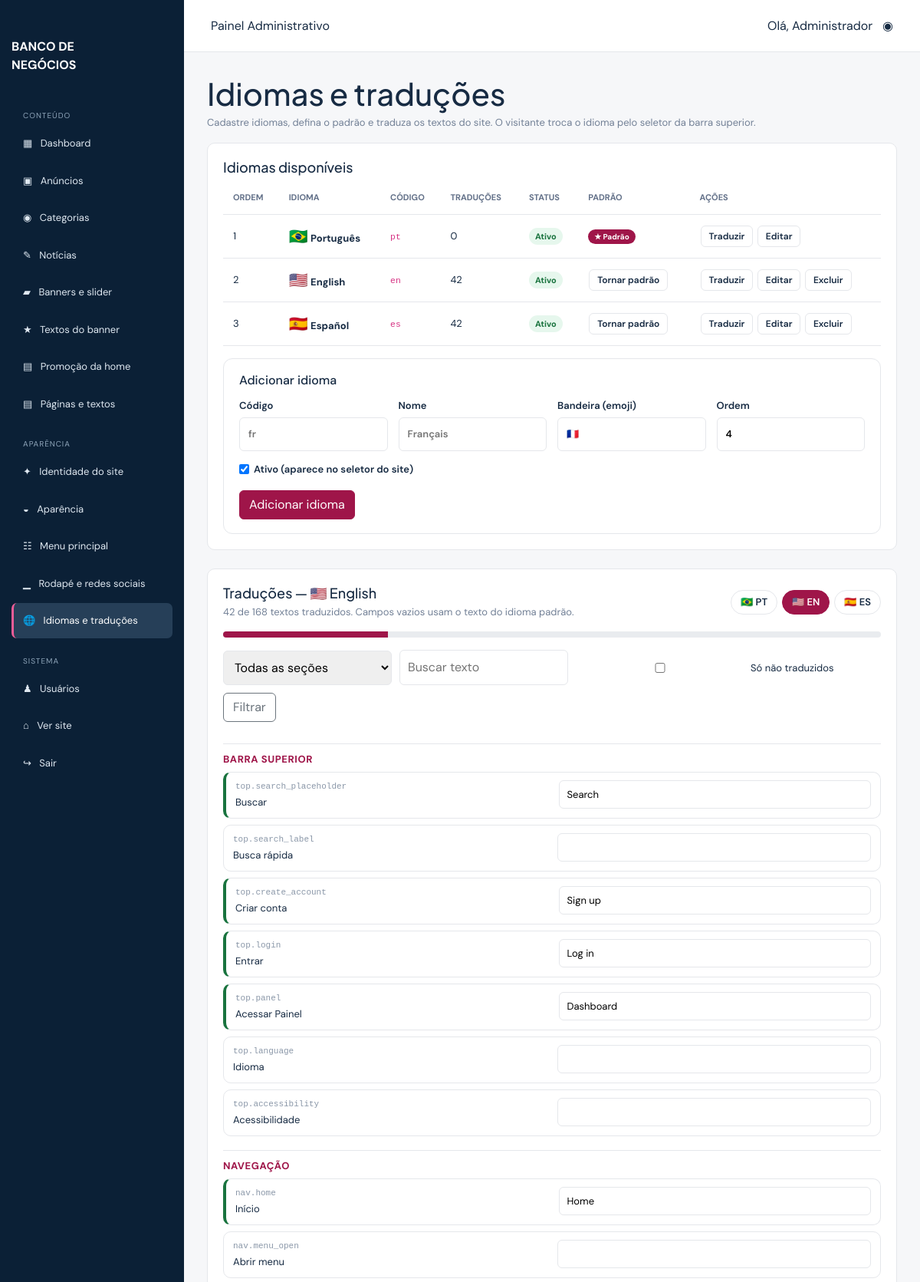
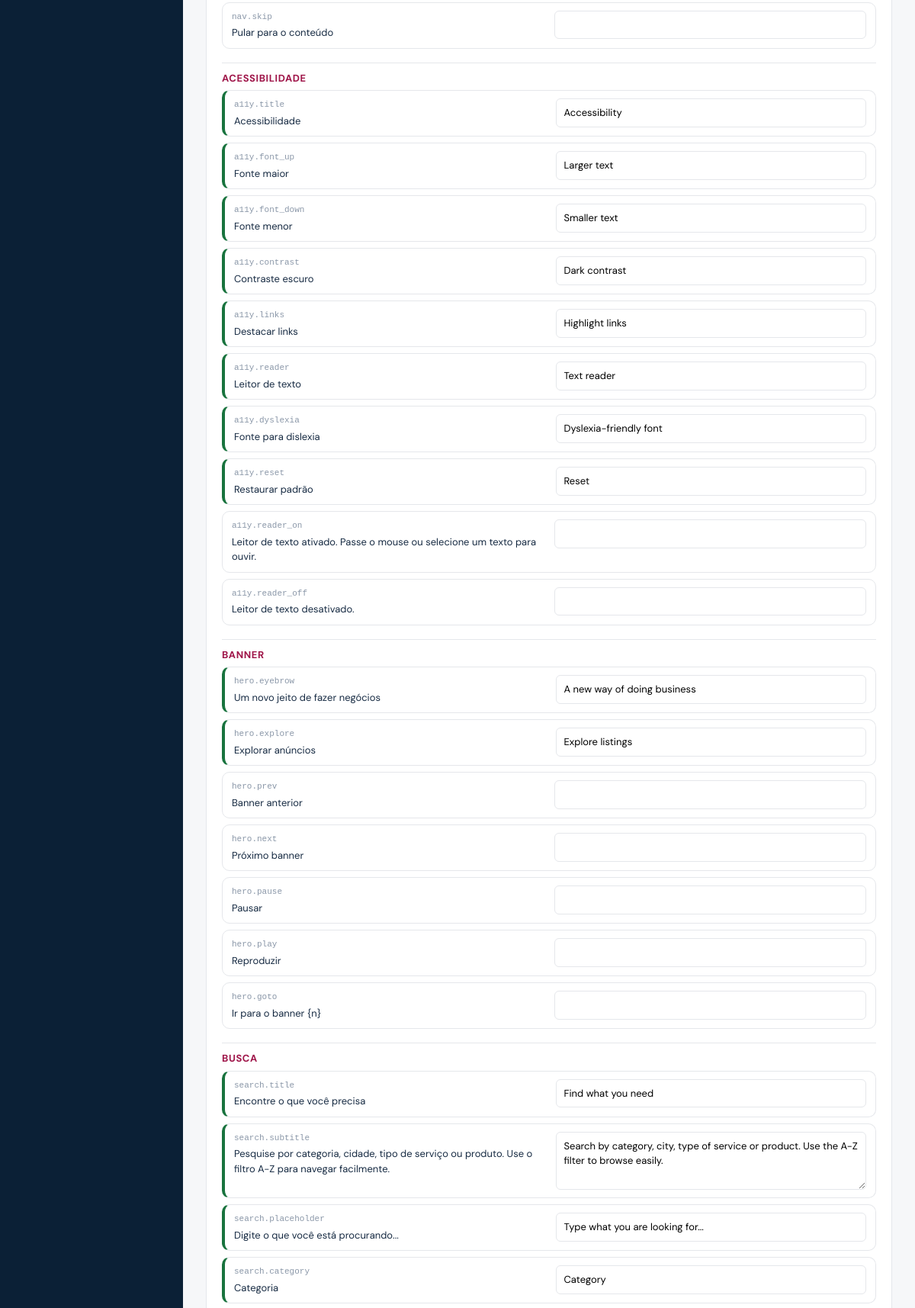
The page /admin/idiomas.php (signed in, upper part) on the database its author committed (2 pictures, top to bottom).
### tables this page shows
CREATE TABLE IF NOT EXISTS idiomas (
  id INT AUTO_INCREMENT PRIMARY KEY,
  codigo VARCHAR(10) NOT NULL UNIQUE,
  nome VARCHAR(60) NOT NULL,
  bandeira VARCHAR(16) NOT NULL DEFAULT '',
  padrao TINYINT(1) NOT NULL DEFAULT 0,
  ativo TINYINT(1) NOT NULL DEFAULT 1,
  ordem INT NOT NULL DEFAULT 0
);

### includes/functions.php (called while the page is built, shortened)
<?php
function e(?string $value): string
{
    return htmlspecialchars((string)$value, ENT_QUOTES, 'UTF-8');
}
function db_rows(?PDO $pdo, string $sql, array $params = []): array
{
    try {
        $st = $pdo->prepare($sql);
        $st->execute($params);
        return $st->fetchAll();
    } catch (Throwable $e) {
        return [];
    }
}
function db_one(?PDO $pdo, string $sql, array $params = []): ?array
{
    $r = db_rows($pdo, $sql, $params);
    return $r[0] ?? null;
}
function csrf_token(): string
{
    return $_SESSION['csrf_token'];
}
function get_benefits(?PDO $pdo, bool $onlyActive = true): array
{
    $r = db_rows($pdo, 'SELECT * FROM banner_beneficios' . ($onlyActive ? ' WHERE ativo=1' : '') . ' ORDER BY ordem,id');
    return $r;
}
function get_menu_items(?PDO $pdo): array
{
    $items = db_rows($pdo, 'SELECT * FROM menu_itens WHERE status=1 ORDER BY ordem,id');
    return $items;
}

### admin/idiomas.php (the view, shortened to what this page needs)
<?php
include __DIR__ . '/includes/header.php';
$langs = db_rows($pdo, 'SELECT i.*, (SELECT COUNT(*) FROM traducoes t WHERE t.idioma=i.codigo) total FROM idiomas i ORDER BY ordem,id');
$defaultLang = '';
foreach ($langs as $l) if ((int)$l['padrao']) $defaultLang = $l['codigo'];
$editLang = isset($_GET['edit']) ? db_one($pdo, 'SELECT * FROM idiomas WHERE id=?', [(int)$_GET['edit']]) : null;
$trLang = (string)($_GET['lang'] ?? '');
if (!in_array($trLang, array_column($langs, 'codigo'), true)) {
    $trLang = '';
    foreach ($langs as $l) if (!(int)$l['padrao']) { $trLang = $l['codigo']; break; }
}
$base = require __DIR__ . '/../includes/i18n.php';
$groupNames = ['top' => 'Barra superior', 'nav' => 'Navegação', 'a11y' => 'Acessibilidade', 'hero' => 'Banner', 'search' => 'Busca', 'home' => 'Home', 'card' => 'Cards de anúncio', 'list' => 'Listagens', 'page' => 'Páginas internas', 'profile' => 'Perfil', 'news' => 'Notícias', 'cta' => 'Promoção', 'signup' => 'Cadastro', 'footer' => 'Rodapé', 'cookie' => 'Cookies (LGPD)', 'conteudo' => 'Conteúdo do site'];
$rows = [];
foreach ($base as $k => $txt) $rows[] = ['key' => $k, 'group' => strtok($k, '.'), 'base' => $txt, 'long' => mb_strlen($txt) > 90];
$content = [];
$addContent = function (string $key, ?string $text, string $label) use (&$content) { if (trim((string)$text) !== '') $content[] = ['key' => 'conteudo.' . $key, 'group' => 'conteudo', 'base' => (string)$text, 'label' => $label, 'long' => mb_strlen((string)$text) > 90 || str_contains((string)$text, "\n")]; };
foreach (get_menu_items($pdo) as $m) $addContent('menu.' . $m['id'], $m['titulo'], 'Menu');
foreach (get_benefits($pdo, false) as $b) {
    $addContent("beneficio.{$b['id']}.titulo", $b['titulo'], 'Texto do banner');
    $addContent("beneficio.{$b['id']}.subtitulo", $b['subtitulo'], 'Texto do banner — complemento');
}
$promo = db_one($pdo, 'SELECT * FROM home_promocao WHERE id=1') ?: [];
foreach (db_rows($pdo, 'SELECT id,titulo,conteudo FROM paginas ORDER BY ordem,id') as $pg) {
    $addContent("pagina.{$pg['id']}.titulo", $pg['titulo'], 'Página — título');
    $addContent("pagina.{$pg['id']}.conteudo", $pg['conteudo'], 'Página — conteúdo (HTML)');
}
$showContent = $trLang !== $defaultLang;
if ($showContent) $rows = array_merge($rows, $content);
$existing = [];
foreach (db_rows($pdo, 'SELECT chave,valor FROM traducoes WHERE idioma=?', [$trLang]) as $r) $existing[$r['chave']] = $r['valor'];
$group = (string)($_GET['grupo'] ?? '');
$q = trim((string)($_GET['q'] ?? ''));
$onlyMissing = isset($_GET['faltando']);
$filtered = array_values(array_filter($rows, function ($r) use ($group, $q, $existing, $onlyMissing) {
    if ($group !== '' && $r['group'] !== $group) return false;
    if ($onlyMissing && ($existing[$r['key']] ?? '') !== '') return false;
    if ($q !== '' && stripos($r['key'] . ' ' . $r['base'] . ' ' . ($existing[$r['key']] ?? ''), $q) === false) return false;
    return true;
}));
$total = count($rows);
$done = count(array_filter($rows, fn($r) => ($existing[$r['key']] ?? '') !== ''));
$trLangName = '';
foreach ($langs as $l) if ($l['codigo'] === $trLang) $trLangName = trim($l['bandeira'] . ' ' . $l['nome']);
?>
<main class="admin-content">
  <div class="admin-heading">
    <div><h1>Idiomas e traduções</h1><p class="muted">Cadastre idiomas, defina o padrão e traduza os textos do site. O visitante troca o idioma pelo seletor da barra superior.</p></div>
  </div>
  <div class="admin-panel mb-4">
    <h2>Idiomas disponíveis</h2>
    <div class="table-responsive">
      <table class="admin-table">
        <thead><tr><th>Ordem</th><th>Idioma</th><th>Código</th><th>Traduções</th><th>Status</th><th>Padrão</th><th>Ações</th></tr></thead>
        <tbody>
        <?php foreach ($langs as $l): $active = $editLang && (int)$editLang['id'] === (int)$l['id']; ?>
          <tr class="<?= $active ? 'is-active-row' : '' ?>">
            <td><?= (int)$l['ordem'] ?></td>
            <td><span class="fs-5"><?= e($l['bandeira']) ?></span> <strong><?= e($l['nome']) ?></strong></td>
            <td><code><?= e($l['codigo']) ?></code></td>
            <td><?= (int)$l['total'] ?></td>
            <td><span class="status status-<?= $l['ativo'] ? 'ativo' : 'inativo' ?>"><?= $l['ativo'] ? 'Ativo' : 'Inativo' ?></span></td>
            <td>
              <?php if ((int)$l['padrao']): ?><span class="edit-badge sm">★ Padrão</span>
              <?php else: ?>
              <form method="post" class="d-inline"><button class="btn-action">Tornar padrão</button></form>
              <?php endif; ?>
            </td>
            <td class="actions">
              <a class="btn-action" href="?lang=<?= urlencode($l['codigo']) ?>#traducoes">Traduzir</a>
              <a class="btn-action<?= $active ? ' is-active' : '' ?>" href="?edit=<?= (int)$l['id'] ?>&lang=<?= urlencode($trLang) ?>"><?= $active ? '✎ Editando' : 'Editar' ?></a>
              <?php if (!(int)$l['padrao']): ?><a class="btn-action danger" href="?delete=<?= (int)$l['id'] ?>&token=<?= e(csrf_token()) ?>" onclick="return confirm('Excluir este idioma e todas as suas traduções?')">Excluir</a><?php endif; ?>
            </td>
          </tr>
        <?php endforeach; ?>
        </tbody>
      </table>
    </div>
    <div class="edit-panel mt-3<?= $editLang ? ' is-editing' : '' ?>">
      <div class="edit-panel-head"><?php if ($editLang): ?><span class="edit-badge">✎ Editando</span><h3 class="h6 m-0"><?= e($editLang['nome']) ?></h3><a class="btn btn-sm btn-outline-secondary ms-auto" href="idiomas.php">Cancelar edição</a><?php else: ?><h3 class="h6 m-0">Adicionar idioma</h3><?php endif; ?></div>
      <form class="admin-form" method="post" action="idiomas.php?lang=<?= urlencode($trLang) ?>">
        <div class="form-grid-4">
          <label>Código<input name="codigo" required maxlength="5" value="<?= e($editLang['codigo'] ?? '') ?>" placeholder="fr"></label>
          <label>Nome<input name="nome" required value="<?= e($editLang['nome'] ?? '') ?>" placeholder="Français"></label>
          <label>Bandeira (emoji)<input name="bandeira" value="<?= e($editLang['bandeira'] ?? '') ?>" placeholder="🇫🇷"></label>
          <label>Ordem<input type="number" name="ordem" min="0" value="<?= (int)($editLang['ordem'] ?? (count($langs) + 1)) ?>"></label>
        </div>
        <label class="check-row"><input type="checkbox" name="ativo" value="1" <?= ($editLang['ativo'] ?? 1) ? 'checked' : '' ?>> Ativo (aparece no seletor do site)</label>
        <div><button class="btn btn-primary"><?= $editLang ? 'Salvar idioma' : 'Adicionar idioma' ?></button></div>
      </form>
    </div>
  </div>
  <div class="admin-panel" id="traducoes">
    <div class="admin-heading">
      <div><h2 class="mb-1">Traduções — <?= e($trLangName) ?></h2><p class="muted mb-0"><?= $done ?> de <?= $total ?> textos traduzidos. Campos vazios usam o texto do idioma padrão.</p></div>
      <div class="lang-tabs">
        <?php foreach ($langs as $l): ?><a class="<?= $l['codigo'] === $trLang ? 'active' : '' ?>" href="?lang=<?= urlencode($l['codigo']) ?>#traducoes"><?= e($l['bandeira']) ?> <?= e(strtoupper($l['codigo'])) ?></a><?php endforeach; ?>
      </div>
    </div>
    <div class="progress my-3" style="height:8px" role="progressbar" aria-valuenow="<?= $total ? round($done / $total * 100) : 0 ?>" aria-valuemin="0" aria-valuemax="100"><div class="progress-bar" style="width:<?= $total ? round($done / $total * 100) : 0 ?>%;background:#9f1549"></div></div>
    <form class="admin-filter" method="get" action="idiomas.php#traducoes">
      <select name="grupo"><option value="">Todas as seções</option></select>
      <input name="q" value="<?= e($q) ?>" placeholder="Buscar texto">
      <label class="check-row"><input type="checkbox" name="faltando" value="1" <?= $onlyMissing ? 'checked' : '' ?>> Só não traduzidos</label>
      <button class="btn btn-outline-secondary">Filtrar</button>
    </form>
    <form method="post" action="idiomas.php?<?= e(http_build_query(array_filter(['lang' => $trLang, 'grupo' => $group, 'q' => $q, 'faltando' => $onlyMissing ? 1 : null]))) ?>#traducoes">
      <div class="translation-list">
        <?php $lastGroup = null; foreach ($filtered as $r): ?>
          <?php if ($r['group'] !== $lastGroup): $lastGroup = $r['group']; ?><h3 class="form-section"><?= e($groupNames[$r['group']] ?? $r['group']) ?></h3><?php endif; ?>
          <div class="translation-row<?= ($existing[$r['key']] ?? '') !== '' ? ' is-done' : '' ?>">
            <div class="tr-source"><small class="tr-key"><?= e($r['label'] ?? $r['key']) ?></small><span><?= nl2br(e(mb_strimwidth($r['base'], 0, 400, '…'))) ?></span></div>
            <?php if ($r['long']): ?>
              <textarea name="tr[<?= e($r['key']) ?>]" rows="3" aria-label="Tradução de <?= e($r['key']) ?>"><?= e($existing[$r['key']] ?? '') ?></textarea>
            <?php else: ?>
              <input name="tr[<?= e($r['key']) ?>]" value="<?= e($existing[$r['key']] ?? '') ?>" aria-label="Tradução de <?= e($r['key']) ?>">
            <?php endif; ?>
          </div>
        <?php endforeach; ?>
      </div>
    </form>
  </div>
</main>
<?php include __DIR__ . '/includes/footer.php'; ?>

### assets/css/admin.css (style rules this page uses)
:root { --navy:#09213a;--wine:#9f1549;--line:#e5e7eb;--bg:#f6f7f9 }
* { box-sizing:border-box }
body { margin:0;font-family:'DM Sans',Arial;color:#172b43;background:var(--bg) }
a { text-decoration:none;color:inherit }
.admin-content { padding:30px;max-width:1250px }
.admin-content h1 { margin:0 0 4px;font-family:'Plus Jakarta Sans' }
.muted { color:#728096;font-size:13px }
.stat-card,.admin-panel { background:#fff;border:1px solid var(--line);border-radius:10px;padding:20px }
.admin-panel { overflow:auto }
.admin-table { width:100%;border-collapse:collapse;font-size:13px }
.admin-table th,.admin-table td { text-align:left;padding:13px;border-bottom:1px solid var(--line);white-space:nowrap }
.admin-table th { color:#637189;font-size:11px;text-transform:uppercase }
.admin-form { display:grid;gap:14px;max-width:750px;background:#fff;padding:25px;border-radius:10px }
.admin-form label { display:grid;gap:6px;font-size:13px;font-weight:600 }
.admin-form input,.admin-form textarea,.admin-form select { padding:11px;border:1px solid var(--line);border-radius:6px;font:inherit }
.admin-heading { display:flex;align-items:center;justify-content:space-between;gap:20px }
.admin-filter { display:flex;gap:10px;margin-bottom:18px }
.admin-filter input,.admin-filter select { border:1px solid var(--line);border-radius:6px;padding:10px;font:inherit;min-width:220px }
.status { font-size:11px;padding:4px 8px;border-radius:20px;font-weight:700 }
.status-ativo { background:#e6f7ed;color:#19733e }
.check-row { display:flex!important;align-items:center;gap:8px }
.admin-form .btn { margin-top:4px }
.table-responsive { width:100%;overflow-x:auto }
.table-responsive .admin-table { min-width:680px }
.admin-panel { max-width:100%;overflow:hidden }
.admin-panel { overflow:visible }
.admin-panel h2 { font-size:18px;font-family:'Plus Jakarta Sans' }
.btn-primary { background:var(--wine);border-color:var(--wine) }
.admin-form { padding:0;max-width:820px }
.edit-panel { border:1px solid var(--line);border-radius:12px;padding:18px 20px;background:#fff;transition:border-color .2s,box-shadow .2s,background .2s }
.edit-panel-head { display:flex;align-items:center;gap:10px;margin-bottom:14px;flex-wrap:wrap }
.edit-badge { display:inline-flex;align-items:center;gap:4px;background:var(--wine);color:#fff;font-size:12px;font-weight:700;border-radius:20px;padding:4px 11px;white-space:nowrap }
.edit-badge.sm { font-size:10px;padding:2px 8px;vertical-align:middle }
.btn-action { display:inline-block;border:1px solid var(--line);background:#fff;border-radius:6px;padding:4px 10px;font-size:12px;font-weight:600;color:#172b43;cursor:pointer;margin:1px }
.admin-table td.actions { white-space:nowrap }
.form-section { font-size:13px;text-transform:uppercase;letter-spacing:.6px;color:var(--wine);margin:10px 0 0;padding-top:12px;border-top:1px solid var(--line);font-weight:700 }
.form-grid-4 { display:grid;grid-template-columns:repeat(4,1fr);gap:14px }
.lang-tabs { display:flex;gap:6px;flex-wrap:wrap }
.lang-tabs a { border:1px solid var(--line);border-radius:20px;padding:5px 12px;font-size:13px;font-weight:600 }
.lang-tabs a.active { background:var(--wine);color:#fff;border-color:var(--wine) }
.admin-filter { flex-wrap:wrap;align-items:center }
.admin-filter .check-row { font-size:13px }
.translation-list { display:grid;gap:8px }
.translation-row { display:grid;grid-template-columns:minmax(0,1fr) minmax(0,1fr);gap:14px;align-items:start;padding:10px 12px;border:1px solid var(--line);border-radius:10px;background:#fff }
.translation-row.is-done { border-left:4px solid #19733e }
.tr-source { font-size:13px;display:grid;gap:3px }
.tr-key { font-size:11px;color:#8a97a8;font-family:ui-monospace,monospace }
.translation-row input,.translation-row textarea { width:100%;border:1px solid var(--line);border-radius:6px;padding:8px 10px;font:inherit;font-size:13px }

### rows shown on the page
idiomas: ordem "1", bandeira "🇧🇷", nome "Português", codigo "pt", total "0", ativo "Ativo", padrao "★ Padrão", codigo "PT"
idiomas: ordem "2", bandeira "🇺🇸", nome "English", codigo "en", total "42", ativo "Ativo", trLangName "🇺🇸 English", codigo "EN"
idiomas: ordem "3", bandeira "🇪🇸", nome "Español", codigo "es", total "42", ativo "Ativo", codigo "ES"

### other values the page prints
$section "CONTEÚDO"
$icon "▦"
$label "Dashboard"
$icon "▣"
$label "Anúncios"
$icon "◉"
$label "Categorias"
$icon "✎"
$label "Notícias"
$icon "▰"
$label "Banners e slider"
$icon "★"
$label "Textos do banner"
$icon "▤"
$label "Promoção da home"
